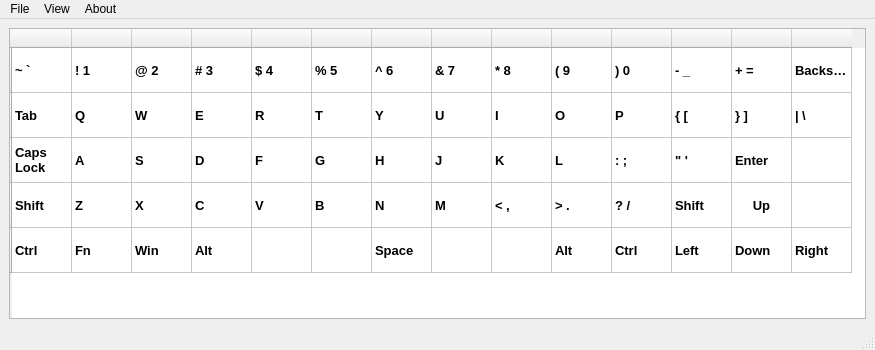
<?xml version="1.0" encoding="UTF-8"?>
<ui version="4.0">
 <class>MainWindow</class>
 <widget class="QMainWindow" name="MainWindow">
  <property name="geometry">
   <rect>
    <x>0</x>
    <y>0</y>
    <width>875</width>
    <height>350</height>
   </rect>
  </property>
  <property name="minimumSize">
   <size>
    <width>875</width>
    <height>350</height>
   </size>
  </property>
  <property name="windowTitle">
   <string>Brain Keyboard</string>
  </property>
  <property name="windowIcon">
   <iconset>
    <normaloff>../../../IIT Jodhpur UGRI/Software/AIIMS Logo 32X32.png</normaloff>../../../IIT Jodhpur UGRI/Software/AIIMS Logo 32X32.png</iconset>
  </property>
  <widget class="QWidget" name="centralwidget">
   <layout class="QGridLayout" name="gridLayout">
    <property name="sizeConstraint">
     <enum>QLayout::SetDefaultConstraint</enum>
    </property>
    <item row="0" column="0">
     <widget class="QTableWidget" name="tableWidget">
      <property name="font">
       <font>
        <pointsize>10</pointsize>
        <weight>75</weight>
        <bold>true</bold>
       </font>
      </property>
      <attribute name="horizontalHeaderDefaultSectionSize">
       <number>60</number>
      </attribute>
      <attribute name="horizontalHeaderMinimumSectionSize">
       <number>50</number>
      </attribute>
      <attribute name="verticalHeaderDefaultSectionSize">
       <number>45</number>
      </attribute>
      <row>
       <property name="text">
        <string/>
       </property>
      </row>
      <row>
       <property name="text">
        <string/>
       </property>
      </row>
      <row>
       <property name="text">
        <string/>
       </property>
      </row>
      <row>
       <property name="text">
        <string/>
       </property>
      </row>
      <row>
       <property name="text">
        <string/>
       </property>
      </row>
      <column>
       <property name="text">
        <string/>
       </property>
       <property name="background">
        <color>
         <red>255</red>
         <green>255</green>
         <blue>255</blue>
        </color>
       </property>
      </column>
      <column>
       <property name="text">
        <string/>
       </property>
      </column>
      <column>
       <property name="text">
        <string/>
       </property>
      </column>
      <column>
       <property name="text">
        <string/>
       </property>
      </column>
      <column>
       <property name="text">
        <string/>
       </property>
      </column>
      <column>
       <property name="text">
        <string/>
       </property>
      </column>
      <column>
       <property name="text">
        <string/>
       </property>
      </column>
      <column>
       <property name="text">
        <string/>
       </property>
      </column>
      <column>
       <property name="text">
        <string/>
       </property>
      </column>
      <column>
       <property name="text">
        <string/>
       </property>
      </column>
      <column>
       <property name="text">
        <string/>
       </property>
      </column>
      <column>
       <property name="text">
        <string/>
       </property>
      </column>
      <column>
       <property name="text">
        <string/>
       </property>
      </column>
      <column>
       <property name="text">
        <string/>
       </property>
      </column>
      <item row="0" column="0">
       <property name="text">
        <string>~ `</string>
       </property>
      </item>
      <item row="0" column="1">
       <property name="text">
        <string>! 1</string>
       </property>
      </item>
      <item row="0" column="2">
       <property name="text">
        <string>@ 2</string>
       </property>
      </item>
      <item row="0" column="3">
       <property name="text">
        <string># 3</string>
       </property>
      </item>
      <item row="0" column="4">
       <property name="text">
        <string>$ 4</string>
       </property>
      </item>
      <item row="0" column="5">
       <property name="text">
        <string>% 5</string>
       </property>
      </item>
      <item row="0" column="6">
       <property name="text">
        <string>^ 6</string>
       </property>
      </item>
      <item row="0" column="7">
       <property name="text">
        <string>&amp; 7</string>
       </property>
      </item>
      <item row="0" column="8">
       <property name="text">
        <string>* 8</string>
       </property>
      </item>
      <item row="0" column="9">
       <property name="text">
        <string>( 9</string>
       </property>
      </item>
      <item row="0" column="10">
       <property name="text">
        <string>) 0</string>
       </property>
      </item>
      <item row="0" column="11">
       <property name="text">
        <string>- _</string>
       </property>
      </item>
      <item row="0" column="12">
       <property name="text">
        <string>+ =</string>
       </property>
      </item>
      <item row="0" column="13">
       <property name="text">
        <string>Backspace</string>
       </property>
      </item>
      <item row="1" column="0">
       <property name="text">
        <string>Tab</string>
       </property>
      </item>
      <item row="1" column="1">
       <property name="text">
        <string>Q</string>
       </property>
      </item>
      <item row="1" column="2">
       <property name="text">
        <string>W</string>
       </property>
      </item>
      <item row="1" column="3">
       <property name="text">
        <string>E</string>
       </property>
      </item>
      <item row="1" column="4">
       <property name="text">
        <string>R</string>
       </property>
      </item>
      <item row="1" column="5">
       <property name="text">
        <string>T</string>
       </property>
      </item>
      <item row="1" column="6">
       <property name="text">
        <string>Y</string>
       </property>
      </item>
      <item row="1" column="7">
       <property name="text">
        <string>U</string>
       </property>
      </item>
      <item row="1" column="8">
       <property name="text">
        <string>I</string>
       </property>
      </item>
      <item row="1" column="9">
       <property name="text">
        <string>O</string>
       </property>
      </item>
      <item row="1" column="10">
       <property name="text">
        <string>P</string>
       </property>
      </item>
      <item row="1" column="11">
       <property name="text">
        <string>{ [</string>
       </property>
      </item>
      <item row="1" column="12">
       <property name="text">
        <string>} ]</string>
       </property>
      </item>
      <item row="1" column="13">
       <property name="text">
        <string>| \</string>
       </property>
      </item>
      <item row="2" column="0">
       <property name="text">
        <string>Caps Lock</string>
       </property>
      </item>
      <item row="2" column="1">
       <property name="text">
        <string>A</string>
       </property>
      </item>
      <item row="2" column="2">
       <property name="text">
        <string>S</string>
       </property>
      </item>
      <item row="2" column="3">
       <property name="text">
        <string>D</string>
       </property>
      </item>
      <item row="2" column="4">
       <property name="text">
        <string>F</string>
       </property>
      </item>
      <item row="2" column="5">
       <property name="text">
        <string>G</string>
       </property>
      </item>
      <item row="2" column="6">
       <property name="text">
        <string>H</string>
       </property>
      </item>
      <item row="2" column="7">
       <property name="text">
        <string>J</string>
       </property>
      </item>
      <item row="2" column="8">
       <property name="text">
        <string>K</string>
       </property>
      </item>
      <item row="2" column="9">
       <property name="text">
        <string>L</string>
       </property>
      </item>
      <item row="2" column="10">
       <property name="text">
        <string>: ;</string>
       </property>
      </item>
      <item row="2" column="11">
       <property name="text">
        <string>&quot; '</string>
       </property>
      </item>
      <item row="2" column="12">
       <property name="text">
        <string>Enter</string>
       </property>
      </item>
      <item row="3" column="0">
       <property name="text">
        <string>Shift</string>
       </property>
      </item>
      <item row="3" column="1">
       <property name="text">
        <string>Z</string>
       </property>
      </item>
      <item row="3" column="2">
       <property name="text">
        <string>X</string>
       </property>
      </item>
      <item row="3" column="3">
       <property name="text">
        <string>C</string>
       </property>
      </item>
      <item row="3" column="4">
       <property name="text">
        <string>V</string>
       </property>
      </item>
      <item row="3" column="5">
       <property name="text">
        <string>B</string>
       </property>
      </item>
      <item row="3" column="6">
       <property name="text">
        <string>N</string>
       </property>
      </item>
      <item row="3" column="7">
       <property name="text">
        <string>M</string>
       </property>
      </item>
      <item row="3" column="8">
       <property name="text">
        <string>&lt; ,</string>
       </property>
      </item>
      <item row="3" column="9">
       <property name="text">
        <string>&gt; .</string>
       </property>
      </item>
      <item row="3" column="10">
       <property name="text">
        <string>? /</string>
       </property>
      </item>
      <item row="3" column="11">
       <property name="text">
        <string>Shift</string>
       </property>
      </item>
      <item row="3" column="12">
       <property name="text">
        <string>Up</string>
       </property>
       <property name="textAlignment">
        <set>AlignHCenter|AlignVCenter|AlignCenter</set>
       </property>
      </item>
      <item row="3" column="13">
       <property name="text">
        <string/>
       </property>
      </item>
      <item row="4" column="0">
       <property name="text">
        <string>Ctrl</string>
       </property>
      </item>
      <item row="4" column="1">
       <property name="text">
        <string>Fn</string>
       </property>
      </item>
      <item row="4" column="2">
       <property name="text">
        <string>Win</string>
       </property>
      </item>
      <item row="4" column="3">
       <property name="text">
        <string>Alt</string>
       </property>
      </item>
      <item row="4" column="4">
       <property name="text">
        <string/>
       </property>
      </item>
      <item row="4" column="5">
       <property name="text">
        <string/>
       </property>
      </item>
      <item row="4" column="6">
       <property name="text">
        <string>Space</string>
       </property>
      </item>
      <item row="4" column="7">
       <property name="text">
        <string/>
       </property>
      </item>
      <item row="4" column="8">
       <property name="text">
        <string/>
       </property>
      </item>
      <item row="4" column="9">
       <property name="text">
        <string>Alt</string>
       </property>
      </item>
      <item row="4" column="10">
       <property name="text">
        <string>Ctrl</string>
       </property>
      </item>
      <item row="4" column="11">
       <property name="text">
        <string>Left</string>
       </property>
      </item>
      <item row="4" column="12">
       <property name="text">
        <string>Down</string>
       </property>
      </item>
      <item row="4" column="13">
       <property name="text">
        <string>Right</string>
       </property>
      </item>
     </widget>
    </item>
   </layout>
  </widget>
  <widget class="QMenuBar" name="menubar">
   <property name="geometry">
    <rect>
     <x>0</x>
     <y>0</y>
     <width>875</width>
     <height>21</height>
    </rect>
   </property>
   <widget class="QMenu" name="menuFile">
    <property name="title">
     <string>File</string>
    </property>
    <addaction name="separator"/>
    <addaction name="actionStart"/>
    <addaction name="actionStop"/>
    <addaction name="actionExit"/>
   </widget>
   <widget class="QMenu" name="menuView">
    <property name="title">
     <string>View</string>
    </property>
    <addaction name="action1_Graph"/>
    <addaction name="action2_Graph"/>
    <addaction name="action4_Graph"/>
   </widget>
   <widget class="QMenu" name="menuAbout">
    <property name="title">
     <string>About</string>
    </property>
    <addaction name="actionInfo"/>
    <addaction name="actionAuthor"/>
   </widget>
   <addaction name="menuFile"/>
   <addaction name="menuView"/>
   <addaction name="menuAbout"/>
  </widget>
  <widget class="QStatusBar" name="statusbar"/>
  <action name="actionStart">
   <property name="text">
    <string>Start</string>
   </property>
  </action>
  <action name="actionExit">
   <property name="text">
    <string>Exit</string>
   </property>
  </action>
  <action name="action1_Graph">
   <property name="text">
    <string>Inspiration Graph</string>
   </property>
  </action>
  <action name="action2_Graph">
   <property name="text">
    <string>Expiration Graph</string>
   </property>
  </action>
  <action name="action4_Graph">
   <property name="text">
    <string>Compliance Curve</string>
   </property>
  </action>
  <action name="actionAuthor">
   <property name="text">
    <string>Developer</string>
   </property>
  </action>
  <action name="actionInfo">
   <property name="text">
    <string>Info</string>
   </property>
  </action>
  <action name="actionStop">
   <property name="text">
    <string>Stop</string>
   </property>
  </action>
 </widget>
 <resources/>
 <connections/>
</ui>
